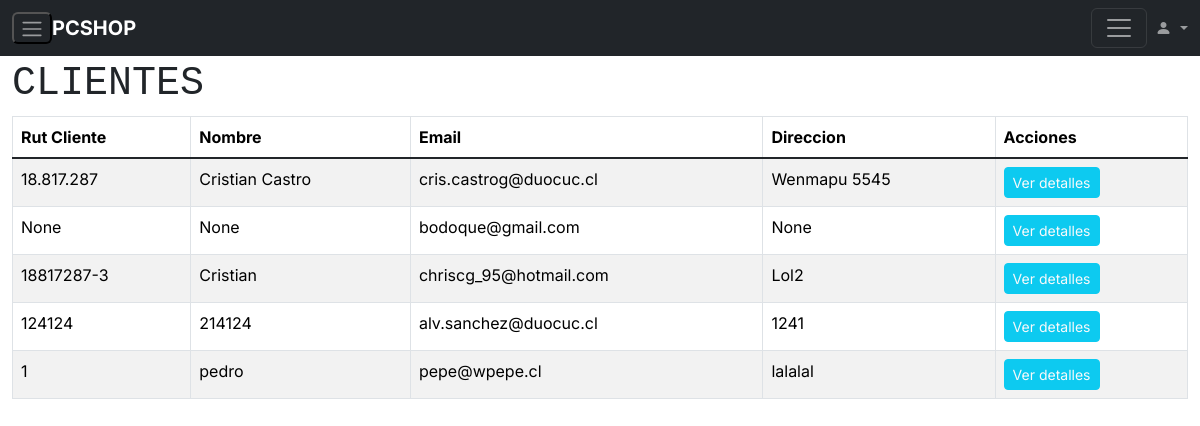
The page /dashboard/cliente (signed in) on the database its author committed.
### aplicacion/models.py (models this page shows)
class Cliente(models.Model):
    email=models.EmailField(primary_key=True, verbose_name='E-mail', null=False)
    rut=models.CharField(max_length=10, null = True)
    nombre=models.CharField(max_length=50, null=True)
    direccion=models.CharField(max_length=500, null=True)

### aplicacion/views.py (the view)
# urls.py: path('dashboard/cliente', listaClientes, name='cliente'),
@staff_member_required
def listaClientes(request):
    clientes=Cliente.objects.all()
    datos={
        "clientes":clientes
    }
    return render(request,'aplicacion/dashboard/listaclientes.html', datos)

### aplicacion/templates/aplicacion/dashboard/listaclientes.html (shortened to what this page needs)
{% load static%}
<!DOCTYPE html>
<html lang="en">
<head>
    <link href="https://cdn.jsdelivr.net/npm/bootstrap@5.3.3/dist/css/bootstrap.min.css" rel="stylesheet">
    <link rel="stylesheet" href="https://cdn.jsdelivr.net/npm/bootstrap-icons@1.11.3/font/bootstrap-icons.min.css">
    <link rel="stylesheet" href="{% static "aplicacion/css/style.css" %}">
</head>
<body>
  {% include "aplicacion/dashboard/navbar.html"%}
<div class="container-fluid" style="margin-top: 5vw;">
  <H1 class="font-monospace  text-uppercase">Clientes</H1>
    <table class="table table-bordered table-striped">
        <thead>
            <tr>
              <th scope="col">Rut Cliente</th>
              <th scope="col">Nombre</th>
              <th scope="col">Email</th>
              <th scope="col">Direccion</th>
              <th scope="col">Acciones</th>
            </tr>
        </thead>
        <tbody class="table-group-divider">
          {% for p in clientes %}
          <td>{{p.rut}}</td>
          <td>{{p.nombre}}</td>
          <td>{{p.email}}</td>
          <td>{{p.direccion}}</td>
          <td><a href="{% url "usuario" p.rut %}" role="button" class="btn btn-info btn-sm text-light">Ver detalles</a></td>
          {% endfor %}
        </tbody>
      </table>
    </div>
</html>

### aplicacion/static/aplicacion/css/style.css (style rules this page uses)
body, button { font-family: "Inter", sans-serif; }
:root { --offcanvas-width: 270px; --topNavbarHeight: 56px; }
@media (min-width: 992px) { body { overflow: auto !important; } }
a { color: unset; text-decoration: none; }

### rows shown on the page
Cliente: rut "18.817.287", nombre "Cristian Castro", email "cris.castrog@duocuc.cl", direccion "Wenmapu 5545"
Cliente: rut "None", nombre "None", email "bodoque@gmail.com", direccion "None"
Cliente: rut "18817287-3", nombre "Cristian", email "chriscg_95@hotmail.com", direccion "Lol2"
Cliente: rut "124124", nombre "214124", email "alv.sanchez@duocuc.cl", direccion "1241"
Cliente: rut "1", nombre "pedro", email "pepe@wpepe.cl", direccion "lalalal"
